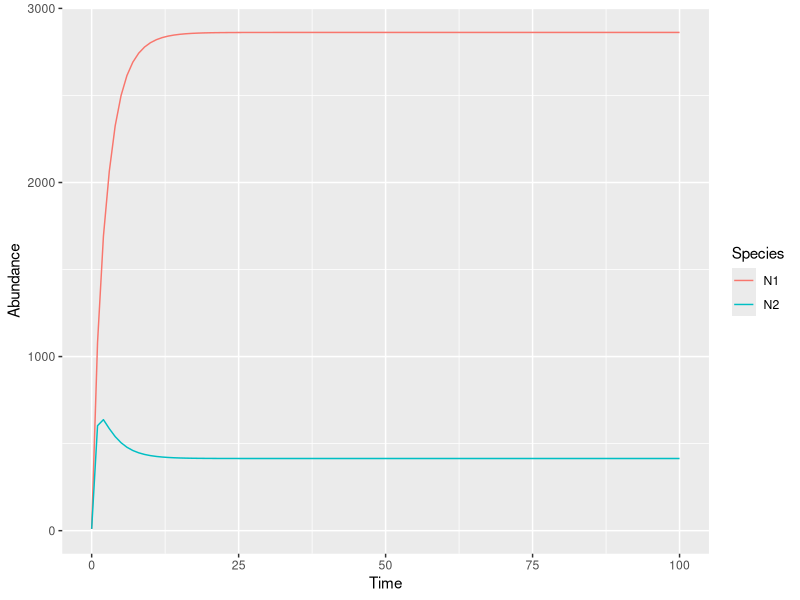

Reproduce this figure in R.
########################################################################################################################
#### Code to simulate Beverton-Holt annual plant model with seed bank
#### 2022.02.08 
########################################################################################################################



########################################################################################################################
#### Set working directory and load data files
library("tidyverse")



########################################################################################################################
#### Simulation function
BevertonHolt <- function(frame, parameters){
  
  Nsim = parameters$N
  Gsim = parameters$g
  Ssim = parameters$s
  Lsim = parameters$lambda
  Asim = parameters$A
  
  for(t in 2:dim(frame)[1]){
    x = frame[t-1, 2:(Nsim+1)]
    frame[t, 2:(Nsim+1)] = (1 - Gsim) * Ssim * x + Gsim * x * (Lsim / (1 + Asim %*% (Gsim * x)))
  }
  return(frame)
}



# ############################################################################################################################ Parameter setup
# #### Parameterize model (multiple species)
# # Number of species
# N = 5
# 
# # Seed germination rate
# g = rep(1, N)
# 
# # Survival rate of ungerminated seeds
# s = rep(0, N)
# 
# # Fecundity
# lambda = c(50, 50, 50, 50, 50)
# 
# # Interaction matrix
# A = matrix(c(1.0, 0.4, 0.5, 0.1, 0.5, 
#              0.3, 1.0, 0.2, 0.6, 0.5, 
#              0.5, 0.5, 1.0, 0.4, 0.5, 
#              0.5, 0.5, 0.3, 1.0, 0.5, 
#              0.1, 0.2, 0.3, 0.5, 1.0), N, N, byrow = TRUE)



############################################################################################################################ Parameter setup
#### Parameterize model (The coexist-pair FE-HO from Van Dyke et al., 2022, Nature)
#### N1 = FE (more abundant) & N2 = HO (less abundant)
# Number of species
N <- 2

# Seed germination rate
g <- c(0.752273, 0.666667)

# Survival rate of ungerminated seeds
s <- c(0.133750, 0.045000)

# Fecundity
lambda <- c(2129.949613, 736.667018)

# Interaction matrix
A <- matrix(c(0.588199, 1.410938,
              0.109412, 0.948399), N, N, byrow = TRUE)



########################################################################################################################
#### Simulation properties setup
# Aggregate parameters
parms <- list(N = N, 
              g = g, 
              s = s, 
              lambda = lambda, 
              A = A)

# Run time
Time <- 100

# Output matrix
out <- matrix(c(c(0:Time), rep(0, N*(Time+1))), (Time+1), N+1, byrow = F)
colnames(out) <- c("Time", paste("N", c(1:N), sep = ""))

# Initial density
out[1, 2:(N+1)] <- rep(10, N)



########################################################################################################################
#### Run simulation
out <- BevertonHolt(out, parms)



# ########################################################################################################################
# #### Solve analytically (only works when coexistence is possible)
# b <- ((lambda * g)/(1 - (1 - g) * s)) - 1
# equilibrium <- data.frame(Time = rep(T, N), 
#                           Species = paste("N", c(1:N), sep=""), 
#                           Abundance = (solve(A, b) / g))



########################################################################################################################
#### Compile data and plot simulation time series
data <- as.data.frame(out) %>% 
  gather(Species, Abundance, -Time)

ggplot(data, aes(x = Time, y = Abundance, color = Species)) + 
  geom_line() 

# #### Relative abundance
# out %>% 
#   as.data.frame() %>%
#   mutate(RA.N2 = N2 / (N1 + N2)) %>%
#   ggplot(aes(x = Time, y = RA.N2)) + 
#   geom_line()
